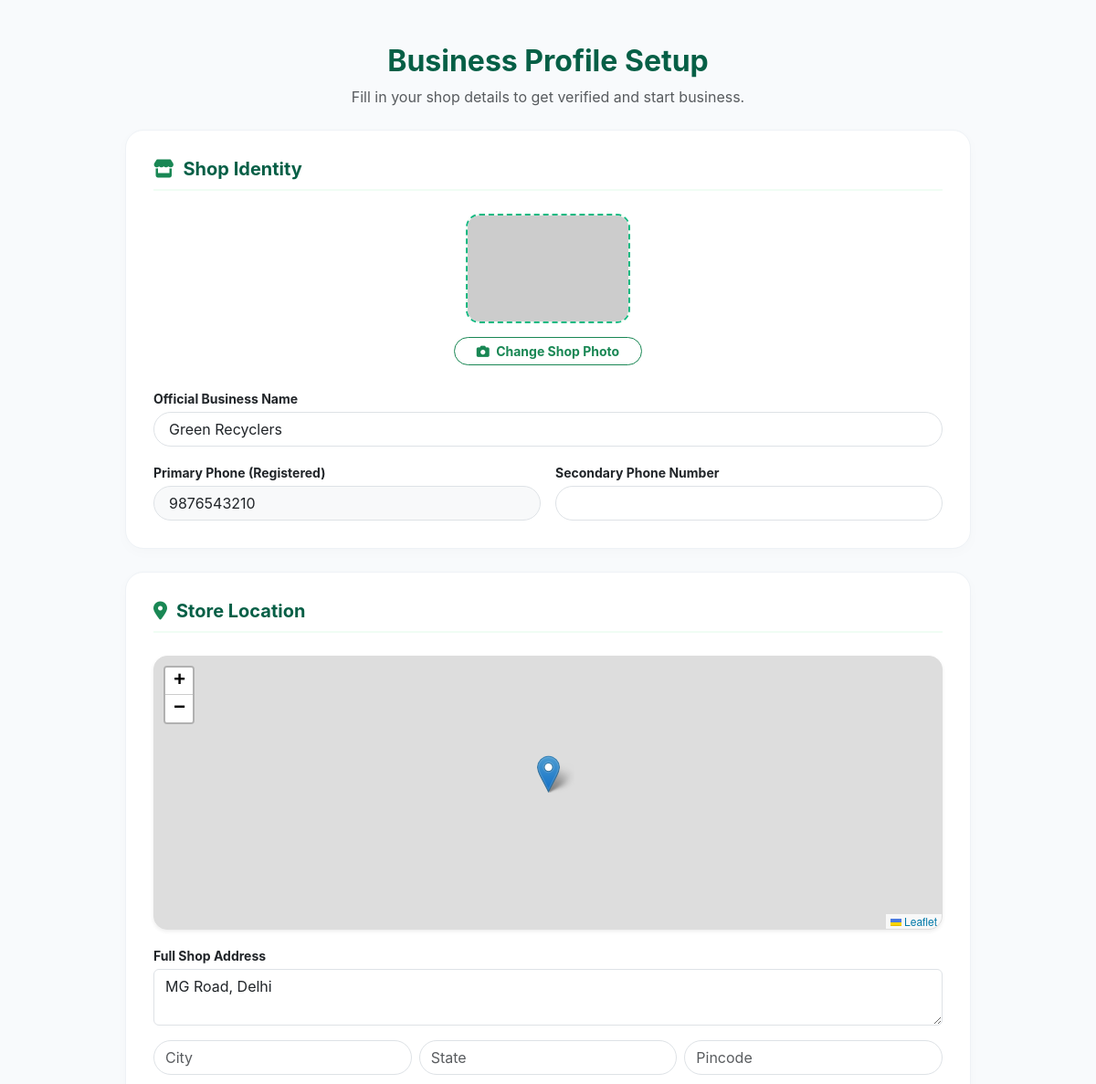
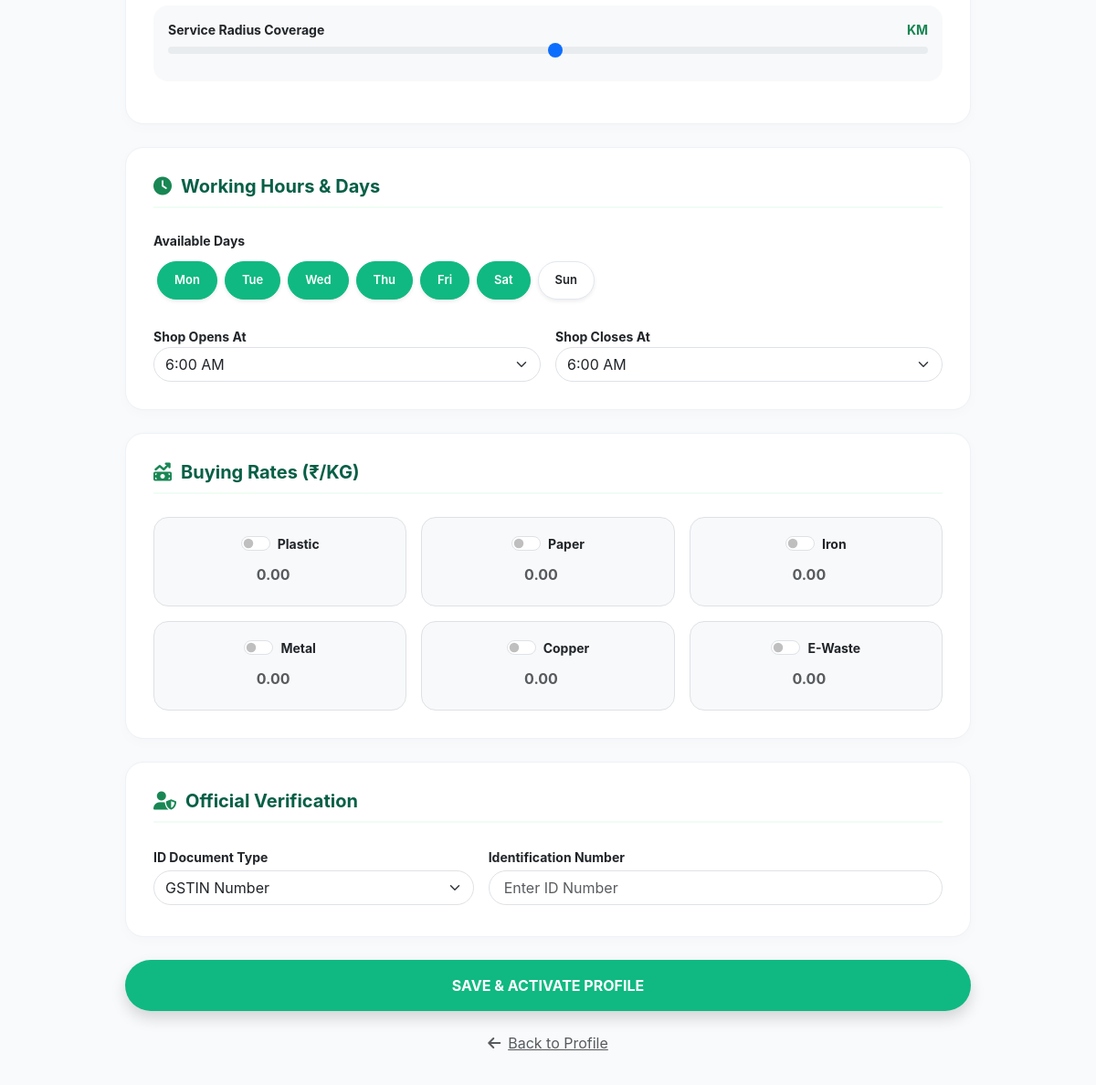
Page /stakeholder/complete_profile.php (signed in) on the committed database (2 pictures, top to bottom).
### tables this page shows
CREATE TABLE IF NOT EXISTS stakeholders(
    id INT PRIMARY KEY AUTO_INCREMENT,
    business_name VARCHAR(100) NOT NULL,
    owner_name VARCHAR(100) NOT NULL,
    email VARCHAR(100) UNIQUE NOT NULL,
    password VARCHAR(255) NOT NULL,
    phone VARCHAR(15) NOT NULL,
    address TEXT,
    latitude DECIMAL(10,8),
    longitude DECIMAL(11,8),
    description TEXT,
    rating DECIMAL(3,2) DEFAULT 0,
    verified BOOLEAN DEFAULT FALSE,
    created_at TIMESTAMP DEFAULT CURRENT_TIMESTAMP
);

### stakeholder/complete_profile.php (the view, shortened to what this page needs)
<?php
require_once '../config/database.php';
$dealer_id = $_SESSION['stakeholder_id'] ?? $_SESSION['temp_dealer_id'];
$stmt = $pdo->prepare("SELECT * FROM stakeholders WHERE id = ?");
$stmt->execute([$dealer_id]);
$dealer = $stmt->fetch(PDO::FETCH_ASSOC);
$selected_types = !empty($dealer['scrap_types']) ? explode(',', $dealer['scrap_types']) : [];
?>
<!DOCTYPE html>
<html lang="en">
<head>
    <link href="https://cdn.jsdelivr.net/npm/bootstrap@5.3.3/dist/css/bootstrap.min.css" rel="stylesheet">
    <link rel="stylesheet" href="https://cdnjs.cloudflare.com/ajax/libs/font-awesome/6.5.2/css/all.min.css">
    <link rel="stylesheet" href="https://unpkg.com/leaflet@1.9.4/dist/leaflet.css" />
</head>
<body>
<div class="container py-5" style="max-width: 950px;">
    <div class="text-center mb-4">
        <h2 class="fw-bold" style="color: var(--dark);">Business Profile Setup</h2>
        <p class="text-muted">Fill in your shop details to get verified and start business.</p>
    </div>
    <form method="POST" enctype="multipart/form-data">
        <div class="form-card">
            <h5 class="section-title"><i class="fa-solid fa-store text-success"></i> Shop Identity</h5>
            <div class="text-center mb-4">
                <div class="img-preview-box">
                    <?php $img = !empty($dealer['shop_image']) ? '../uploads/shop_images/'.$dealer['shop_image'] : 'https://via.placeholder.com/180x120?text=Shop+Image'; ?>
                    <img id="preview" src="<?= $img ?>">
                </div>
                <label class="btn btn-outline-success btn-sm rounded-pill px-4 fw-bold">
                    <i class="fa-solid fa-camera me-1"></i> Change Shop Photo
                </label>
            </div>
            <div class="row g-3">
                <div class="col-12">
                    <label class="small fw-bold mb-1">Official Business Name</label>
                    <input type="text" name="business_name" class="form-control rounded-pill px-3" value="<?= htmlspecialchars($dealer['business_name']) ?>" required>
                </div>
                <div class="col-md-6">
                    <label class="small fw-bold mb-1">Primary Phone (Registered)</label>
                    <input type="text" class="form-control rounded-pill px-3 bg-light" value="<?= htmlspecialchars($dealer['phone'] ?? '') ?>" readonly>
                </div>
                <div class="col-md-6">
                    <label class="small fw-bold mb-1">Secondary Phone Number</label>
                    <input type="text" name="alternate_phone" class="form-control rounded-pill px-3" value="<?= htmlspecialchars($dealer['alternate_phone'] ?? '') ?>" required maxlength="10">
                </div>
            </div>
        </div>
        <div class="form-card">
            <h5 class="section-title"><i class="fa-solid fa-location-dot text-success"></i> Store Location</h5>
            <div id="map" class="mb-3 shadow-sm"></div>
            <label class="small fw-bold mb-1">Full Shop Address</label>
            <textarea name="address" id="address" class="form-control mb-3" rows="2" required><?= htmlspecialchars($dealer['address']) ?></textarea>
            <div class="row g-2 mb-3">
                <div class="col-md-4"><input type="text" name="city" id="city" value="<?= htmlspecialchars($dealer['city']) ?>" placeholder="City" class="form-control rounded-pill"></div>
                <div class="col-md-4"><input type="text" name="state" id="state" value="<?= htmlspecialchars($dealer['state']) ?>" placeholder="State" class="form-control rounded-pill"></div>
                <div class="col-md-4"><input type="text" name="pincode" id="pincode" value="<?= htmlspecialchars($dealer['pincode']) ?>" placeholder="Pincode" class="form-control rounded-pill"></div>
            </div>
            <div class="p-3 bg-light rounded-4 mb-3">
                <label class="fw-bold small d-flex justify-content-between">
                    <span>Service Radius Coverage</span>
                    <span class="text-success"><span id="radiusVal"><?= $dealer['service_radius'] ?></span> KM</span>
                </label>
                <input type="range" name="service_radius" class="form-range" min="1" max="50" value="<?= $dealer['service_radius'] ?>" oninput="document.getElementById('radiusVal').innerText = this.value">
            </div>
        </div>
        <div class="form-card">
            <h5 class="section-title"><i class="fa-solid fa-clock text-success"></i> Working Hours & Days</h5>
            <div class="mb-4">
                <label class="small fw-bold d-block mb-2">Available Days</label>
                <div class="d-flex flex-wrap">
                    <?php foreach(['Mon','Tue','Wed','Thu','Fri','Sat','Sun'] as $day):
                        $s = in_array($day, $selected_days) ? 'checked' : ''; ?>
                    <label>
                        <span class="day-badge shadow-sm"><?= $day ?></span>
                    </label>
                    <?php endforeach; ?>
                </div>
            </div>
            <div class="row g-3">
                <div class="col-6">
                    <label class="small fw-bold">Shop Opens At</label>
                    <select name="opening_time" class="form-select rounded-pill">
    <?php for($i=6; $i<22; $i++){
        $t = sprintf('%02d:00', $i);
        $db_time = substr($dealer['opening_time'], 0, 5);
        $sel = ($db_time == $t) ? 'selected' : '';
        echo "<option value='$t' $sel>".date("g:i A", strtotime($t))."</option>";
    } ?>
</select>
                </div>
                <div class="col-6">
                    <label class="small fw-bold">Shop Closes At</label>
                    <select name="closing_time" class="form-select rounded-pill">
    <?php for($i=6; $i<23; $i++){
        $t = sprintf('%02d:00', $i);
        $db_time = substr($dealer['closing_time'], 0, 5);
        $sel = ($db_time == $t) ? 'selected' : '';
        echo "<option value='$t' $sel>".date("g:i A", strtotime($t))."</option>";
    } ?>
</select>
                </div>
            </div>
        </div>
        <div class="form-card">
            <h5 class="section-title"><i class="fa-solid fa-money-bill-trend-up text-success"></i> Buying Rates (₹/KG)</h5>
            <div class="row g-3">
                <?php
                $scraps = ['Plastic'=>'plastic_price', 'Paper'=>'paper_price', 'Iron'=>'iron_price', 'Metal'=>'metal_price', 'Copper'=>'copper_price', 'E-Waste'=>'ewaste_price'];
                foreach($scraps as $label => $field_name):
                    $is_checked = in_array($label, $selected_types) ? 'checked' : ''; ?>
                <div class="col-md-4">
                    <div class="p-3 border rounded-4 bg-light text-center">
                        <div class="form-check form-switch d-inline-block mb-1">
                            <input class="form-check-input" type="checkbox" name="scrap_types[]" value="<?= $label ?>" id="c_<?= $field_name ?>" <?= $is_checked ?> onchange="document.getElementById('i_<?= $field_name ?>').disabled = !this.checked">
                            <label class="form-check-label fw-bold small" for="c_<?= $field_name ?>"><?= $label ?></label>
                        </div>
                        <input type="number" step="0.5" name="<?= $field_name ?>" id="i_<?= $field_name ?>" class="form-control border-0 bg-transparent text-center fw-bold text-success" value="<?= $dealer[$field_name] ?>" <?= $is_checked ? '' : 'disabled' ?> placeholder="0.00">
                    </div>
                </div>
                <?php endforeach; ?>
            </div>
        </div>
        <div class="form-card">
            <h5 class="section-title"><i class="fa-solid fa-user-shield text-success"></i> Official Verification</h5>
            <div class="row g-3">
                <div class="col-md-5">
                    <label class="small fw-bold mb-1">ID Document Type</label>
                    <select name="id_type" id="id_type_select" class="form-select rounded-pill">
                        <option value="GST" <?= ($dealer['id_type']=='GST')?'selected':'' ?>>GSTIN Number</option>
                    </select>
                </div>
                <div class="col-md-7">
                    <label class="small fw-bold mb-1">Identification Number</label>
                    <input type="text" name="id_number" id="id_number_input" class="form-control rounded-pill px-3" value="<?= htmlspecialchars($dealer['id_number']) ?>" required placeholder="Enter ID Number">
                </div>
            </div>
        </div>
        <div class="action-btns text-center">
            <button type="submit" class="btn-submit mb-3 shadow">SAVE & ACTIVATE PROFILE</button>
            <a href="my_profile.php" class="btn btn-link text-muted"><i class="fa-solid fa-arrow-left me-2"></i>Back to Profile</a>
        </div>
    </form>
</div>
</body>
</html>

### stakeholder/complete_profile.php (style rules this page uses)
:root { --primary: #10b981; --dark: #065f46; }
body { background: #f8fafc; font-family: 'Inter', sans-serif; }
.form-card { background: #fff; border-radius: 20px; padding: 30px; margin-bottom: 25px; border: 1px solid #eef2f6; box-shadow: 0 4px 15px rgba(0,0,0,0.02); }
.section-title { color: var(--dark); font-weight: 700; border-bottom: 2px solid #f0fdf4; padding-bottom: 10px; margin-bottom: 25px; display: flex; align-items: center; gap: 10px; }
#map { height: 300px; border-radius: 15px; border: 1px solid #ddd; }
.btn-submit { background: var(--primary); color: #fff; padding: 16px; border-radius: 50px; font-weight: 700; width: 100%; border: none; transition: 0.3s; cursor: pointer; }
.day-badge { cursor: pointer; padding: 10px 18px; border: 1px solid #e2e8f0; border-radius: 50px; display: inline-block; margin: 4px; background: #fff; font-weight: 600; font-size: 13px; }
.day-check:checked + .day-badge { background: var(--primary); color: #fff; border-color: var(--primary); }
.img-preview-box { width: 180px; height: 120px; border: 2px dashed var(--primary); border-radius: 15px; margin: 0 auto 15px; overflow: hidden; display: flex; align-items: center; justify-content: center; background: #f0fdf4; }
.img-preview-box img { width: 100%; height: 100%; object-fit: cover; }

### rows in the picture
stakeholders: business_name "Green Recyclers", phone "9876543210", address "MG Road, Delhi"

### other values in the picture
$day "Mon"
$day "Tue"
$day "Wed"
$day "Thu"
$day "Fri"
$day "Sat"
$day "Sun"
$label "Plastic"
$label "Paper"
$label "Iron"
$label "Metal"
$label "Copper"
$label "E-Waste"
form field opening_time "6:00 AM"
form field closing_time "6:00 AM"
